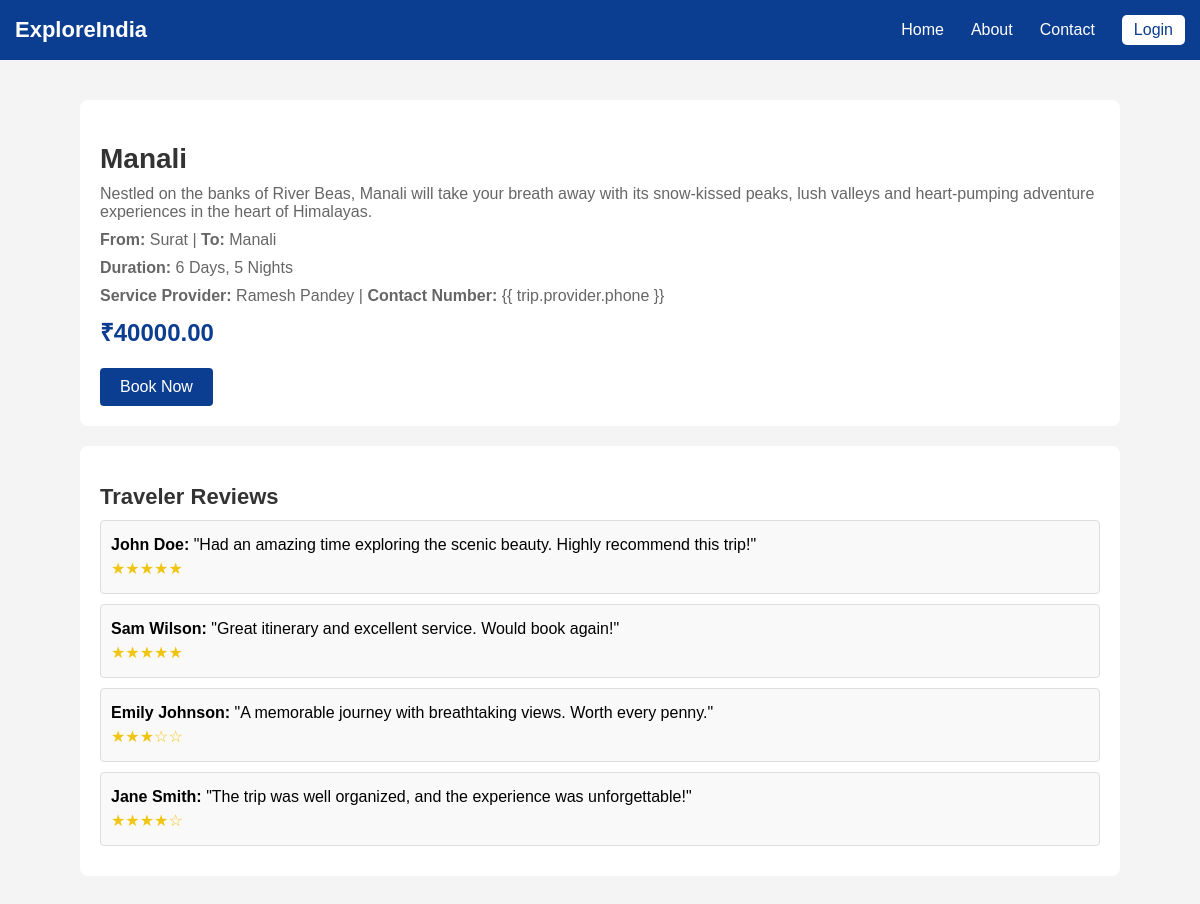
The page /trips/2/ on the database its author committed.
### trips/models.py (models this page shows, shortened)
class Trip(models.Model):
    SEASON_CHOICES = (
        ('summer', 'Summer'),
        ('winter', 'Winter'),
        ('monsoon', 'Monsoon'),
    )
    DESTINATION_TYPE_CHOICES = (
        ('mountains', 'Mountains'),
        ('beaches', 'Beaches'),
        ('deserts', 'Deserts'),
    )
    title = models.CharField(max_length=200)
    description = models.TextField()
    from_city = models.CharField(max_length=100)
    to_city = models.CharField(max_length=100)
    season = models.CharField(max_length=20, choices=SEASON_CHOICES, blank=True)
    destination_type = models.CharField(max_length=20, choices=DESTINATION_TYPE_CHOICES, blank=True)
    price = models.DecimalField(max_digits=10, decimal_places=2)
    duration = models.CharField(max_length=50, blank=True, default="")
    is_available = models.BooleanField(default=True)
    provider = models.ForeignKey(
        settings.AUTH_USER_MODEL,
        on_delete=models.CASCADE,
        related_name='provider_trips',
        null=True,
        blank=True
    )
    image = models.ImageField(upload_to='trip_images/', null=True, blank=True)
    created_at = models.DateTimeField(auto_now_add=True)

### accounts/models.py (models this page shows)
class User(AbstractUser):
    groups = models.ManyToManyField(
        Group,
        related_name='custom_user_groups',
        blank=True,
        help_text='The groups this user belongs to.',
        verbose_name='groups'
    )
    user_permissions = models.ManyToManyField(
        Permission,
        related_name='custom_user_permissions',
        blank=True,
        help_text='Specific permissions for this user.',
        verbose_name='user permissions'
    )
    ROLE_CHOICES = (
        ('traveler', 'Traveler'),
        ('provider', 'Service Provider'),
        ('admin', 'Administrator'),
    )
    role = models.CharField(max_length=20, choices=ROLE_CHOICES, default='traveler')
    phone = models.CharField(max_length=15, blank=True, null=True)
    full_name = models.CharField(max_length=150, blank=True, null=True)
    email = models.EmailField(unique=True)

### trips/views.py (the view)
# urls.py: path('<int:pk>/', views.trip_detail, name='trip_detail'),
def trip_detail(request, pk):
    trip = get_object_or_404(Trip, pk=pk)
    dummy_reviews = [
        {'reviewer': 'John Doe', 'comment': 'Had an amazing time exploring the scenic beauty. Highly recommend this trip!', 'rating': 5},
        {'reviewer': 'Sam Wilson', 'comment': 'Great itinerary and excellent service. Would book again!', 'rating': 5},
        {'reviewer': 'Emily Johnson', 'comment': 'A memorable journey with breathtaking views. Worth every penny.', 'rating': 3},
        {'reviewer': 'Jane Smith', 'comment': 'The trip was well organized, and the experience was unforgettable!', 'rating': 4},
    ]
    for review in dummy_reviews:
        review['stars'] = '★' * review['rating'] + '☆' * (5 - review['rating'])
    return render(request, 'trips/trip_detail.html', {'trip': trip, 'reviews': dummy_reviews})

### templates/trips/trip_detail.html (shortened to what this page needs)
{% extends "base.html" %}
{% block content %}
<section class="content-section trip-details">
  <h1>{{ trip.title }}</h1>
  <p>{{ trip.description }}</p>
  <p><strong>From:</strong> {{ trip.from_city }} | <strong>To:</strong> {{ trip.to_city }}</p>
  <p><strong>Duration:</strong> {{ trip.duration }}</p>
  <p><strong>Service Provider:</strong> {{ trip.provider.full_name }} | <strong>Contact Number:</strong> {{
    trip.provider.phone }}</p>
  <p class="price">₹{{ trip.price }}</p>
  <a href="{% url 'booking_trip' trip.pk %}" class="cta-btn">Book Now</a>
</section>
<section class="content-section reviews">
  <h2>Traveler Reviews</h2>
  {% for review in reviews %}
  <div class="review">
    <p><strong>{{ review.reviewer }}:</strong> "{{ review.comment }}"</p>
    <p class="stars">{{ review.stars }}</p>
  </div>
  {% endfor %}
</section>
{% endblock %}

### templates/base.html (style rules this page uses)
body { font-family: Arial, sans-serif; margin: 0; padding: 0; background-color: #f4f4f4; }

### templates/trips/trip_detail.html (style rules this page uses)
.content-section { padding: 20px; max-width: 1000px; margin: 20px auto; background-color: #fff; border-radius: 8px; }
.trip-details h1 { font-size: 28px; color: #333; margin-bottom: 10px; }
.trip-details p { font-size: 16px; color: #666; margin: 10px 0; }
.trip-details .price { font-size: 24px; font-weight: bold; color: #0b3d91; }
.cta-btn { display: inline-block; background-color: #0b3d91; color: #fff; padding: 10px 20px; text-decoration: none; border-radius: 4px; margin-top: 10px; transition: background-color 0.4s ease, transform 0.3s ease-in-out; }
.reviews h2 { font-size: 22px; color: #333; margin-bottom: 10px; }
.review { padding: 10px; border: 1px solid #ddd; margin: 10px 0; border-radius: 4px; background-color: #f9f9f9; }
.review p { margin: 5px 0; }
.stars { color: #f1c40f; font-size: 16px; }

### rows shown on the page
Trip: title "Manali", description "Nestled on the banks of River Beas, Manali will take your breath away with its snow-kissed peaks, lush valleys and heart-pumping adventure experiences in the heart of Himalayas.", from_city "Surat", to_city "Manali", duration "6 Days, 5 Nights", provider.full_name "Ramesh Pandey", price "40000.00"

### other values the page prints
{{ review.reviewer }} "John Doe" "Sam Wilson" "Emily Johnson" "Jane Smith"
{{ review.comment }} "Had an amazing time exploring the scenic beauty. Highly recommend this trip!" "Great itinerary and excellent service. Would book again!" "A memorable journey with breathtaking views. Worth every penny." "The trip was well organized, and the experience was unforgettable!"
{{ review.stars }} "★★★★★" "★★★★★" "★★★☆☆" "★★★★☆"
